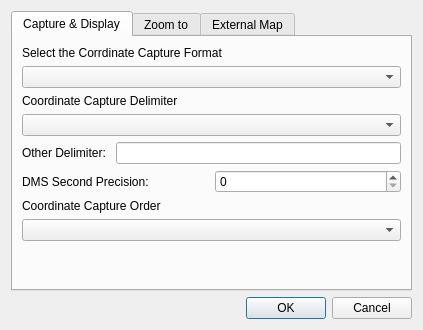
<?xml version="1.0" encoding="UTF-8"?>
<ui version="4.0">
 <class>latLonDialog</class>
 <widget class="QDialog" name="latLonDialog">
  <property name="geometry">
   <rect>
    <x>0</x>
    <y>0</y>
    <width>423</width>
    <height>330</height>
   </rect>
  </property>
  <property name="windowTitle">
   <string>Lat Lon Settings</string>
  </property>
  <layout class="QVBoxLayout" name="verticalLayout">
   <item>
    <widget class="QTabWidget" name="tabWidget">
     <property name="currentIndex">
      <number>0</number>
     </property>
     <widget class="QWidget" name="capture">
      <attribute name="title">
       <string>Capture &amp;&amp; Display</string>
      </attribute>
      <layout class="QVBoxLayout" name="verticalLayout_2">
       <item>
        <widget class="QLabel" name="label">
         <property name="text">
          <string>Select the Corrdinate Capture Format</string>
         </property>
        </widget>
       </item>
       <item>
        <widget class="QComboBox" name="coordComboBox"/>
       </item>
       <item>
        <widget class="QLabel" name="label_2">
         <property name="text">
          <string>Coordinate Capture Delimiter</string>
         </property>
        </widget>
       </item>
       <item>
        <widget class="QComboBox" name="delimComboBox"/>
       </item>
       <item>
        <layout class="QHBoxLayout" name="horizontalLayout">
         <item>
          <widget class="QLabel" name="label_3">
           <property name="text">
            <string>Other Delimiter: </string>
           </property>
          </widget>
         </item>
         <item>
          <widget class="QLineEdit" name="otherTxt"/>
         </item>
        </layout>
       </item>
       <item>
        <layout class="QHBoxLayout" name="horizontalLayout_2">
         <item>
          <widget class="QLabel" name="label_4">
           <property name="text">
            <string>DMS Second Precision: </string>
           </property>
          </widget>
         </item>
         <item>
          <widget class="QSpinBox" name="precisionSpinBox">
           <property name="maximum">
            <number>6</number>
           </property>
          </widget>
         </item>
        </layout>
       </item>
       <item>
        <widget class="QLabel" name="label_5">
         <property name="text">
          <string>Coordinate Capture Order</string>
         </property>
        </widget>
       </item>
       <item>
        <widget class="QComboBox" name="coordOrderComboBox"/>
       </item>
       <item>
        <spacer name="verticalSpacer">
         <property name="orientation">
          <enum>Qt::Vertical</enum>
         </property>
         <property name="sizeHint" stdset="0">
          <size>
           <width>20</width>
           <height>40</height>
          </size>
         </property>
        </spacer>
       </item>
      </layout>
     </widget>
     <widget class="QWidget" name="zoomTo">
      <attribute name="title">
       <string>Zoom to</string>
      </attribute>
      <layout class="QVBoxLayout" name="verticalLayout_3">
       <item>
        <widget class="QLabel" name="label_7">
         <property name="text">
          <string>Zoom to Coordinate Type</string>
         </property>
        </widget>
       </item>
       <item>
        <widget class="QComboBox" name="zoomToCoordTypeComboBox"/>
       </item>
       <item>
        <widget class="QLabel" name="label_6">
         <property name="text">
          <string>Zoom to Coordinate Order</string>
         </property>
        </widget>
       </item>
       <item>
        <widget class="QComboBox" name="zoomToCoordOrderComboBox"/>
       </item>
       <item>
        <widget class="QCheckBox" name="persistentMarkerCheckBox">
         <property name="text">
          <string>Use Persistent Marker</string>
         </property>
         <property name="checked">
          <bool>true</bool>
         </property>
        </widget>
       </item>
       <item>
        <spacer name="verticalSpacer_2">
         <property name="orientation">
          <enum>Qt::Vertical</enum>
         </property>
         <property name="sizeHint" stdset="0">
          <size>
           <width>20</width>
           <height>40</height>
          </size>
         </property>
        </spacer>
       </item>
      </layout>
     </widget>
     <widget class="QWidget" name="externalMap">
      <attribute name="title">
       <string>External Map</string>
      </attribute>
      <layout class="QVBoxLayout" name="verticalLayout_4">
       <item>
        <widget class="QLabel" name="label_8">
         <property name="text">
          <string>Select an External Map Provider</string>
         </property>
        </widget>
       </item>
       <item>
        <widget class="QComboBox" name="mapProviderComboBox"/>
       </item>
       <item>
        <widget class="QLabel" name="label_9">
         <property name="text">
          <string>Map Hints</string>
         </property>
        </widget>
       </item>
       <item>
        <widget class="QCheckBox" name="showPlacemarkCheckBox">
         <property name="text">
          <string>Show placemark</string>
         </property>
         <property name="checked">
          <bool>true</bool>
         </property>
         <property name="tristate">
          <bool>false</bool>
         </property>
        </widget>
       </item>
       <item>
        <layout class="QGridLayout" name="gridLayout">
         <item row="0" column="1">
          <widget class="QSpinBox" name="zoomSpinBox">
           <property name="minimum">
            <number>1</number>
           </property>
           <property name="maximum">
            <number>21</number>
           </property>
           <property name="value">
            <number>13</number>
           </property>
          </widget>
         </item>
         <item row="0" column="0">
          <widget class="QLabel" name="label_10">
           <property name="text">
            <string>Map Zoom Level: </string>
           </property>
          </widget>
         </item>
         <item row="0" column="2">
          <spacer name="horizontalSpacer">
           <property name="orientation">
            <enum>Qt::Horizontal</enum>
           </property>
           <property name="sizeHint" stdset="0">
            <size>
             <width>40</width>
             <height>20</height>
            </size>
           </property>
          </spacer>
         </item>
        </layout>
       </item>
       <item>
        <spacer name="verticalSpacer_3">
         <property name="orientation">
          <enum>Qt::Vertical</enum>
         </property>
         <property name="sizeHint" stdset="0">
          <size>
           <width>20</width>
           <height>40</height>
          </size>
         </property>
        </spacer>
       </item>
      </layout>
     </widget>
    </widget>
   </item>
   <item>
    <widget class="QDialogButtonBox" name="buttonBox">
     <property name="orientation">
      <enum>Qt::Horizontal</enum>
     </property>
     <property name="standardButtons">
      <set>QDialogButtonBox::Cancel|QDialogButtonBox::Ok</set>
     </property>
    </widget>
   </item>
  </layout>
 </widget>
 <resources/>
 <connections>
  <connection>
   <sender>buttonBox</sender>
   <signal>accepted()</signal>
   <receiver>latLonDialog</receiver>
   <slot>accept()</slot>
   <hints>
    <hint type="sourcelabel">
     <x>248</x>
     <y>254</y>
    </hint>
    <hint type="destinationlabel">
     <x>157</x>
     <y>274</y>
    </hint>
   </hints>
  </connection>
  <connection>
   <sender>buttonBox</sender>
   <signal>rejected()</signal>
   <receiver>latLonDialog</receiver>
   <slot>reject()</slot>
   <hints>
    <hint type="sourcelabel">
     <x>316</x>
     <y>260</y>
    </hint>
    <hint type="destinationlabel">
     <x>286</x>
     <y>274</y>
    </hint>
   </hints>
  </connection>
 </connections>
</ui>
